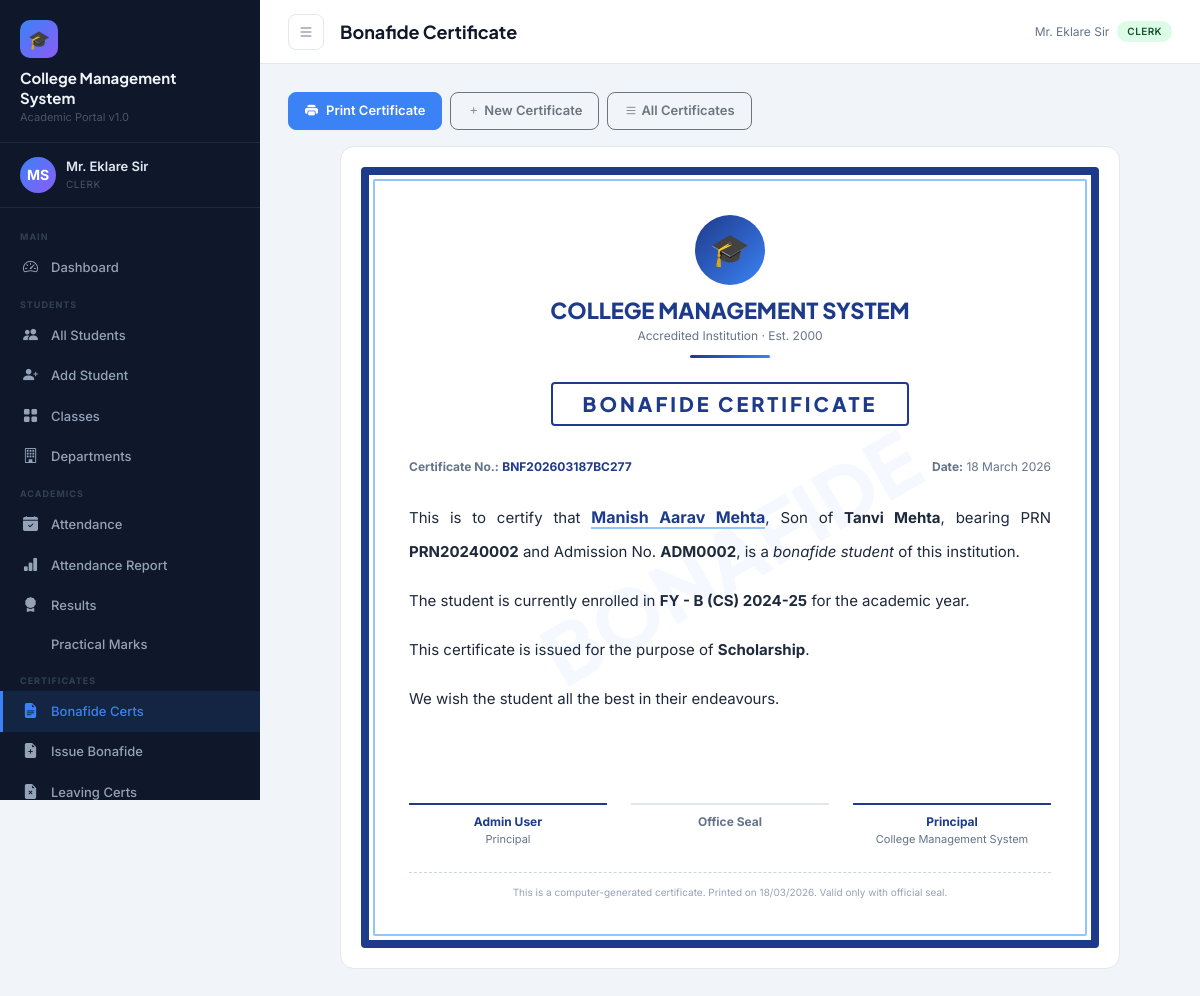
Page /bonafide/print/1/ (signed in) on the committed database.
### accounts/models.py (models this page shows, shortened)
class User(AbstractUser):
    ROLE_CHOICES = [
        ('principal', 'Principal'),
        ('staff', 'Staff / Teacher'),
        ('clerk', 'Clerk'),
        ('accountant', 'Accountant'),
    ]
    role = models.CharField(max_length=20, choices=ROLE_CHOICES, default='staff')
    phone = models.CharField(max_length=15, blank=True)
    address = models.TextField(blank=True)
    profile_photo = models.ImageField(upload_to='profiles/', blank=True, null=True)
    department = models.CharField(max_length=100, blank=True)
    employee_id = models.CharField(max_length=20, unique=True, null=True, blank=True)

### bonafide/models.py (models this page shows, shortened)
class BonafideCertificate(models.Model):
    PURPOSE_CHOICES = [
        ('bank_loan', 'Bank Loan'),
        ('scholarship', 'Scholarship'),
        ('passport', 'Passport'),
        ('visa', 'Visa'),
        ('employment', 'Employment'),
        ('higher_study', 'Higher Study Admission'),
        ('railway_concession', 'Railway Concession'),
        ('general', 'General Purpose'),
        ('other', 'Other'),
    ]
    student = models.ForeignKey(Student, on_delete=models.CASCADE, related_name='bonafides')
    certificate_no = models.CharField(max_length=30, unique=True)
    purpose = models.CharField(max_length=30, choices=PURPOSE_CHOICES, default='general')
    custom_purpose = models.CharField(max_length=200, blank=True)
    issued_date = models.DateField(auto_now_add=True)
    issued_by = models.ForeignKey(User, on_delete=models.SET_NULL, null=True, related_name='issued_bonafides')
    additional_text = models.TextField(blank=True, help_text='Any additional information to include in the certificate')
    is_valid = models.BooleanField(default=True)
    downloaded_count = models.IntegerField(default=0)

### students/models.py (models this page shows, shortened)
class Student(models.Model):
    GENDER_CHOICES = [('M', 'Male'), ('F', 'Female'), ('O', 'Other')]
    STATUS_CHOICES = [('active', 'Active'), ('inactive', 'Inactive'), ('passed', 'Passed Out'), ('dropped', 'Dropped')]
    prn = models.CharField(max_length=20, unique=True, verbose_name='PRN')
    first_name = models.CharField(max_length=50)
    middle_name = models.CharField(max_length=50, blank=True)
    last_name = models.CharField(max_length=50)
    gender = models.CharField(max_length=1, choices=GENDER_CHOICES)
    date_of_birth = models.DateField()
    address = models.TextField()
    phone = models.CharField(max_length=15)
    email = models.EmailField(blank=True)
    photo = models.ImageField(upload_to='students/', blank=True, null=True)
    aadhar_no = models.CharField(max_length=12, blank=True)
    caste = models.CharField(max_length=50, blank=True)
    category = models.CharField(max_length=20, blank=True)  # OBC, SC, ST, Open
    blood_group = models.CharField(max_length=5, blank=True)
    current_class = models.ForeignKey(Class, on_delete=models.SET_NULL, null=True, related_name='students')
    admission_date = models.DateField()
    admission_no = models.CharField(max_length=20, unique=True)
    status = models.CharField(max_length=10, choices=STATUS_CHOICES, default='active')
    father_name = models.CharField(max_length=100)
    father_phone = models.CharField(max_length=15, blank=True)
    father_occupation = models.CharField(max_length=100, blank=True)
    mother_name = models.CharField(max_length=100)
    mother_phone = models.CharField(max_length=15, blank=True)
    guardian_name = models.CharField(max_length=100, blank=True)
    guardian_phone = models.CharField(max_length=15, blank=True)
    guardian_relation = models.CharField(max_length=50, blank=True)
    created_at = models.DateTimeField(auto_now_add=True)
    updated_at = models.DateTimeField(auto_now=True)
    @property
    def full_name(self):
        parts = [self.first_name, self.middle_name, self.last_name]
        return ' '.join(p for p in parts if p)

class Class(models.Model):
    name = models.CharField(max_length=50)  # e.g., FY, SY, TY
    division = models.CharField(max_length=5)  # A, B, C
    department = models.ForeignKey(Department, on_delete=models.CASCADE, related_name='classes')
    academic_year = models.CharField(max_length=10)  # e.g., 2024-25
    class_teacher = models.CharField(max_length=100, blank=True)
    class Meta:
        unique_together = ['name', 'division', 'department', 'academic_year']
        verbose_name_plural = 'Classes'
    def __str__(self):
        return f"{self.name} - {self.division} ({self.department.code}) {self.academic_year}"

class Department(models.Model):
    name = models.CharField(max_length=100)
    code = models.CharField(max_length=10, unique=True)
    head = models.CharField(max_length=100, blank=True)

### bonafide/views.py (the view)
    def wrapper(request, *args, **kwargs):
        if not request.user.is_authenticated:
            return redirect('login')
        if request.user.role not in ['principal', 'clerk']:
            messages.error(request, 'Access denied.')
            return redirect('dashboard')
        return func(request, *args, **kwargs)

### templates/bonafide/print_bonafide.html (shortened to what this page needs)
{% extends 'base.html' %}
{% block page_title %}Bonafide Certificate{% endblock %}
{% block content %}
<div class="no-print mb-3 d-flex gap-2">
  <button onclick="window.print()" class="btn btn-primary"><i class="bi bi-printer-fill me-2"></i>Print Certificate</button>
  <a href="{% url 'issue_bonafide' %}" class="btn btn-outline-secondary"><i class="bi bi-plus me-1"></i>New Certificate</a>
  <a href="{% url 'bonafide_list' %}" class="btn btn-outline-secondary"><i class="bi bi-list me-1"></i>All Certificates</a>
</div>
<div class="cert-paper">
  <div class="cert-border">
    <div class="watermark">BONAFIDE</div>
    <div class="cert-content">
      <div class="text-center mb-4">
        <div style="display:inline-flex;align-items:center;justify-content:center;width:70px;height:70px;background:linear-gradient(135deg,#1e3a8a,#3b82f6);border-radius:50%;font-size:32px;margin-bottom:12px;">🎓</div>
        <h2 style="font-family:'Plus Jakarta Sans',sans-serif;font-weight:800;font-size:22px;color:#1e3a8a;margin:0;">COLLEGE MANAGEMENT SYSTEM</h2>
        <p style="font-size:12px;color:#64748b;margin:4px 0;">Accredited Institution · Est. 2000</p>
        <div style="width:80px;height:3px;background:linear-gradient(90deg,#1e3a8a,#3b82f6);margin:10px auto;border-radius:100px;"></div>
      </div>
      <div class="text-center mb-4">
        <h3 style="font-family:'Plus Jakarta Sans',sans-serif;font-weight:800;font-size:20px;color:#1e3a8a;letter-spacing:3px;text-transform:uppercase;border:2px solid #1e3a8a;display:inline-block;padding:8px 30px;border-radius:4px;">
          BONAFIDE CERTIFICATE
        </h3>
      </div>
      <div class="d-flex justify-content-between mb-4" style="font-size:12px;color:#64748b;">
        <div><strong>Certificate No.:</strong> <span style="color:#1e3a8a;font-weight:700;">{{ cert.certificate_no }}</span></div>
        <div><strong>Date:</strong> {{ cert.issued_date|date:"d F Y" }}</div>
      </div>
      <div style="font-size:15px;line-height:2.2;color:#1e293b;text-align:justify;">
        <p>
          This is to certify that <strong style="font-size:16px;color:#1e3a8a;border-bottom:2px solid #93c5fd;">{{ cert.student.full_name }}</strong>{% if cert.student.gender == 'M' %}, Son{% elif cert.student.gender == 'F' %}, Daughter{% endif %} of <strong>{{ cert.student.father_name }}</strong>, bearing PRN <strong>{{ cert.student.prn }}</strong> and Admission No. <strong>{{ cert.student.admission_no }}</strong>, is a <em>bonafide student</em> of this institution.
        </p>
        <p>
          The student is currently enrolled in <strong>{{ cert.student.current_class|default:"our college" }}</strong> for the academic year.
        </p>
        {% if cert.purpose != 'general' %}
        <p>
          This certificate is issued for the purpose of <strong>{{ cert.get_purpose_display }}</strong>{% if cert.custom_purpose %} — {{ cert.custom_purpose }}{% endif %}.
        </p>
        {% endif %}
        <p>We wish the student all the best in their endeavours.</p>
      </div>
      <div class="row mt-5">
        <div class="col-4 text-center">
          <div style="border-top:2px solid #1e3a8a;padding-top:8px;margin-top:40px;">
            <div style="font-size:12px;font-weight:700;color:#1e3a8a;">{{ cert.issued_by.get_full_name }}</div>
            <div style="font-size:11px;color:#64748b;">{{ cert.issued_by.get_role_display }}</div>
          </div>
        </div>
        <div class="col-4 text-center">
          <div style="border-top:2px solid #e2e8f0;padding-top:8px;margin-top:40px;">
            <div style="font-size:12px;font-weight:700;color:#64748b;">Office Seal</div>
          </div>
        </div>
        <div class="col-4 text-center">
          <div style="border-top:2px solid #1e3a8a;padding-top:8px;margin-top:40px;">
            <div style="font-size:12px;font-weight:700;color:#1e3a8a;">Principal</div>
            <div style="font-size:11px;color:#64748b;">College Management System</div>
          </div>
        </div>
      </div>
      <div class="text-center mt-4" style="border-top:1px dashed #cbd5e1;padding-top:12px;">
        <p style="font-size:10px;color:#94a3b8;margin:0;">This is a computer-generated certificate. Printed on {{ cert.issued_date|date:"d/m/Y" }}. Valid only with official seal.</p>
      </div>
    </div>
  </div>
</div>
{% endblock %}

### templates/base.html (shortened to what this page needs)
{% load static %}
<!DOCTYPE html>
<html lang="en">
<head>
  <link href="https://cdn.jsdelivr.net/npm/bootstrap@5.3.2/dist/css/bootstrap.min.css" rel="stylesheet"/>
  <link href="https://cdn.jsdelivr.net/npm/bootstrap-icons@1.11.3/font/bootstrap-icons.css" rel="stylesheet"/>
<link rel="stylesheet"
href="https://cdnjs.cloudflare.com/ajax/libs/cropperjs/1.6.1/cropper.min.css"/>
</head>
<body>
<aside class="sidebar" id="sidebar">
  <div class="sidebar-brand">
    <div class="logo-icon">🎓</div>
    <div class="college-name">College Management<br>System</div>
    <div class="college-subtitle">Academic Portal v1.0</div>
  </div>
  <div class="sidebar-user">
    {% if request.user.profile_photo %}
    <img src="{{ request.user.profile_photo.url }}"
         class="avatar"
         style="object-fit:cover;">
{% else %}
    <div class="avatar">
        {{ request.user.first_name|first|upper }}{{ request.user.last_name|first|upper }}
    </div>
{% endif %}
    <div class="user-info">
      <div class="name">{{ request.user.get_full_name|default:request.user.username }}</div>
      <div class="role">{{ request.user.get_role_display }}</div>
    </div>
  </div>
  <nav class="sidebar-nav">
    <div class="nav-section-label">Main</div>
    <div class="nav-item">
      <a href="{% url 'dashboard' %}" class="{% if request.resolver_match.url_name == 'dashboard' %}active{% endif %}">
        <i class="bi bi-speedometer2"></i> Dashboard
      </a>
    </div>
    <div class="nav-section-label">Students</div>
    <div class="nav-item">
      <a href="{% url 'student_list' %}" class="{% if 'student' in request.resolver_match.url_name %}active{% endif %}">
        <i class="bi bi-people-fill"></i> All Students
      </a>
    </div>
    {% if request.user.role in 'principal,clerk' %}
    <div class="nav-item">
      <a href="{% url 'student_add' %}"><i class="bi bi-person-plus-fill"></i> Add Student</a>
    </div>
    {% endif %}
    <div class="nav-item">
      <a href="{% url 'class_list' %}"><i class="bi bi-grid-fill"></i> Classes</a>
    </div>
    <div class="nav-item">
      <a href="{% url 'department_list' %}"><i class="bi bi-building"></i> Departments</a>
    </div>
    <div class="nav-section-label">Academics</div>
    <div class="nav-item">
      <a href="{% url 'attendance_dashboard' %}" class="{% if 'attendance' in request.resolver_match.url_name %}active{% endif %}">
        <i class="bi bi-calendar-check-fill"></i> Attendance
      </a>
    </div>
    <div class="nav-item">
      <a href="{% url 'attendance_report' %}"><i class="bi bi-bar-chart-fill"></i> Attendance Report</a>
    </div>
    <div class="nav-item">
      <a href="{% url 'results_dashboard' %}" class="{% if 'result' in request.resolver_match.url_name or 'exam' in request.resolver_match.url_name %}active{% endif %}">
        <i class="bi bi-award-fill"></i> Results
      </a>
    </div>
    <div class="nav-item">
      <a href="{% url 'practical_marks' %}"> Practical Marks</a>
    </div>
    {% if request.user.role == 'principal' or request.user.role == 'clerk' %}
    <div class="nav-section-label">Certificates</div>
    <div class="nav-item">
      <a href="{% url 'bonafide_list' %}" class="{% if 'bonafide' in request.resolver_match.url_name %}active{% endif %}">
        <i class="bi bi-file-earmark-text-fill"></i> Bonafide Certs
      </a>
    </div>
    <div class="nav-item">
      <a href="{% url 'issue_bonafide' %}"><i class="bi bi-file-earmark-plus-fill"></i> Issue Bonafide</a>
    </div>
    <div class="nav-item">
      <a href="{% url 'leaving_cert_list' %}"><i class="bi bi-file-earmark-x-fill"></i> Leaving Certs</a>
    </div>
    {% endif %}
  </nav>
</aside>
<div class="main-wrap">
  <div class="topbar">
    <button class="btn-icon sidebar-toggle" onclick="document.getElementById('sidebar').classList.toggle('open')">
      <i class="bi bi-list"></i>
    </button>
    <div class="page-title">{% block page_title %}Dashboard{% endblock %}</div>
    <div class="d-flex align-items-center gap-2">
      <span class="text-muted-sm d-none d-md-inline">{{ request.user.get_full_name|default:request.user.username }}</span>
      <span class="badge-role badge-{{ request.user.role }}">{{ request.user.get_role_display }}</span>
    </div>
  </div>
  <div class="main-content">
    {% block content %}{% endblock %}
  </div>
</div>
</body>
</html>

### rows in the picture
User: user.first_name|first "M", user.last_name|first "S", user.get_full_name "Mr. Eklare Sir", user.role "CLERK"
BonafideCertificate: certificate_no "BNF202603187BC277", issued_date "18 March 2026", student.full_name "Manish Aarav Mehta", student.father_name "Tanvi Mehta", student.prn "PRN20240002", student.admission_no "ADM0002", student.current_class "FY - B (CS) 2024-25", purpose "Scholarship", issued_by.get_full_name "Admin User", issued_by.role "Principal", issued_date "18/03/2026"
